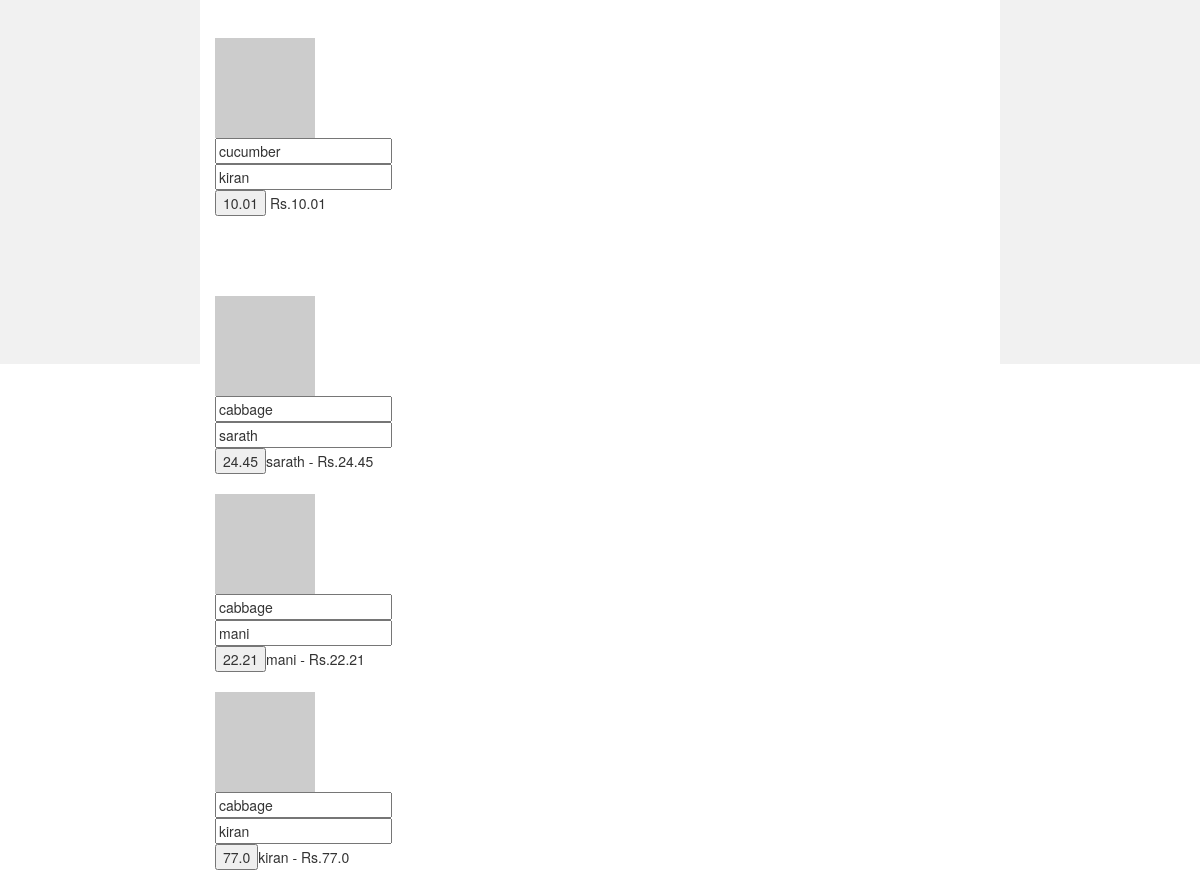
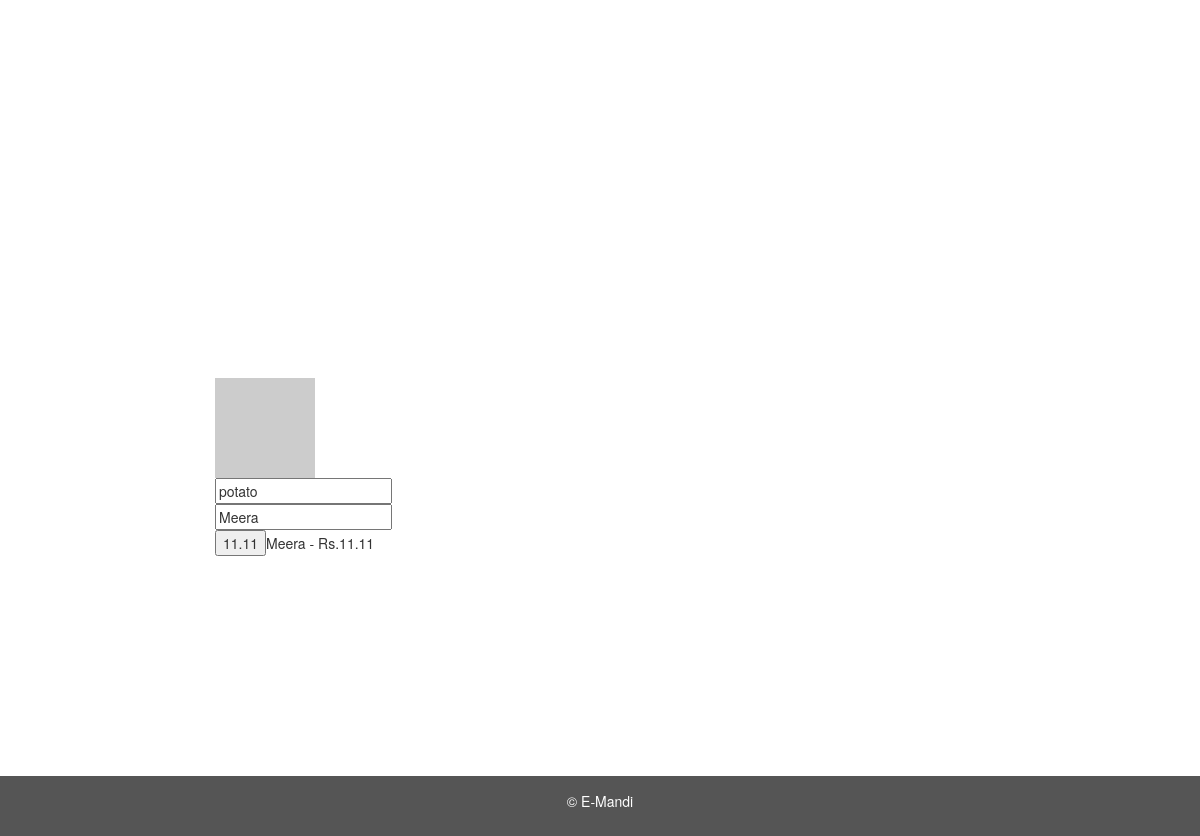
Before: / (lower part) with the older database file (2 pictures, top to bottom).
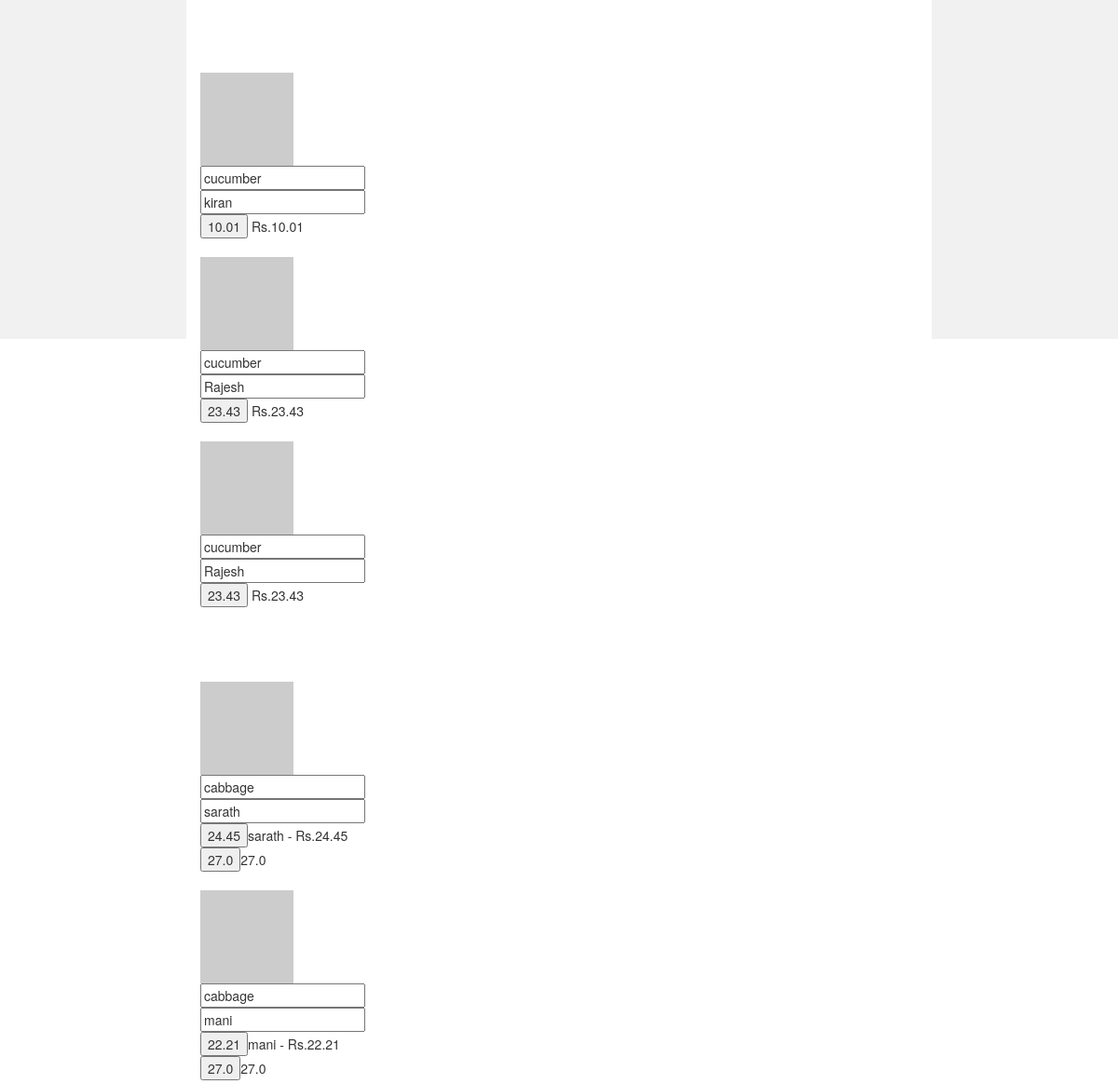
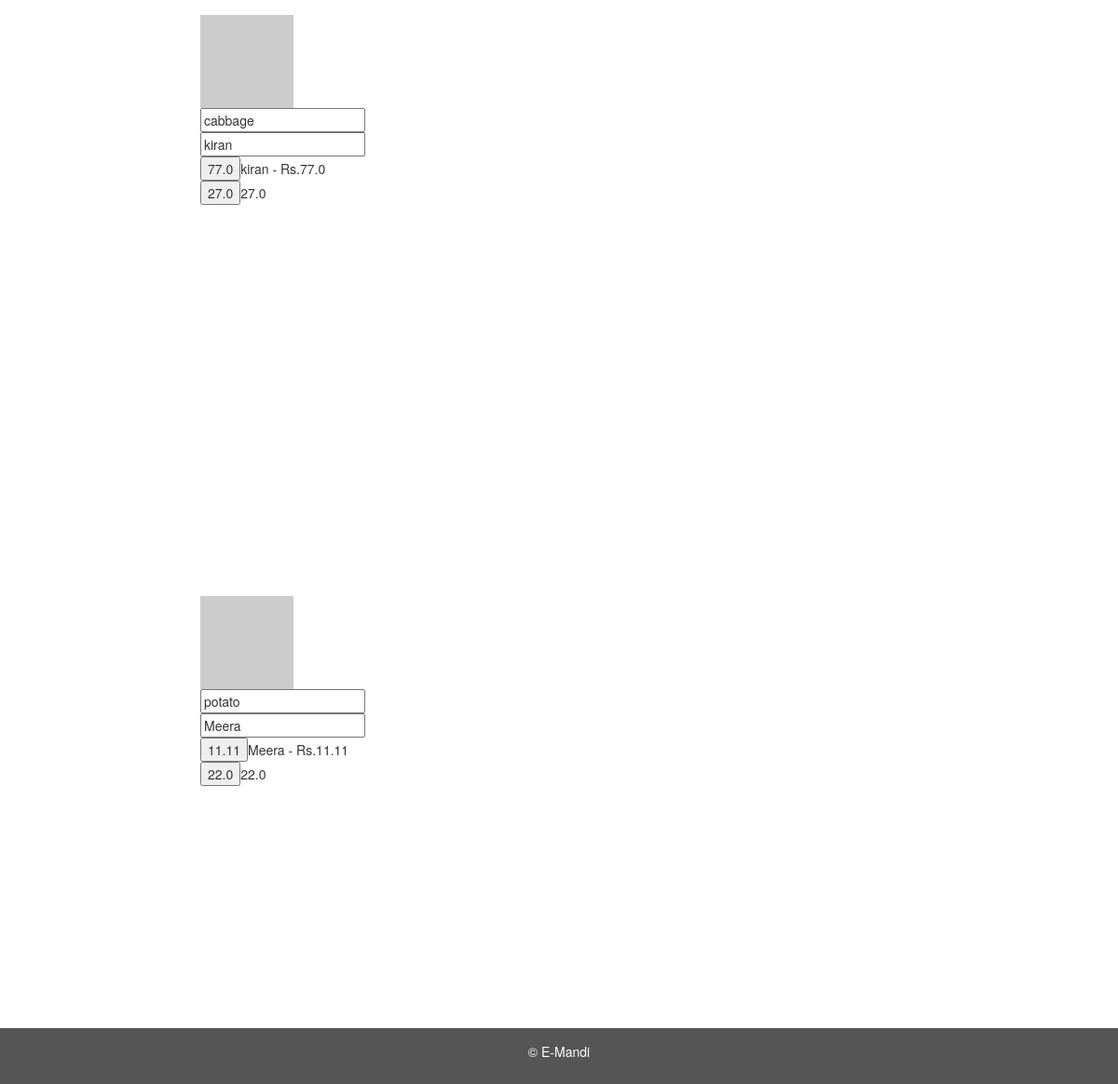
After: the same page with the newer database file (2 pictures, top to bottom).
### models.py (models this page shows, shortened)
class Wholeseller(Base):
    __tablename__ = 'Wholeseller'
    id = db.Column(db.Integer,primary_key=True)
    wholeseller_name = db.Column(db.String(10))
    vegetable_name = db.Column(db.String(60))
    price = db.Column(db.Float)

class Government(Base):
     __tablename__='Government'
     id = db.Column(db.Integer,primary_key=True)
     vegetable_name = db.Column(db.String(60))
     price = db.Column(db.Integer)

### app.py (the view)
@app.route('/')
def home():
    items = Wholeseller.query.all()
    govt = Government.query.all()
    return render_template('pages/index.html',items=items,govt=govt)

### templates/pages/index.html (shortened to what this page needs)
<!DOCTYPE html>
<html lang="en">
<head>
  <link rel="stylesheet" href="https://maxcdn.bootstrapcdn.com/bootstrap/3.3.7/css/bootstrap.min.css">
</head>
<body>
<div class="container-fluid text-center">
  <div class="row content">
    <div class="col-sm-2 sidenav">
    </div>
    <div class="col-sm-8 text-left">
      <div>
	<br>
  <form method=post action="{{url_for('cart')}}">
		<div id='cucumber'>
			{% for item in items %}
			{% if item['vegetable_name'] == 'cucumber' %}
  			<img src="https://placehold.it/100x100"/><br>
  			<input type="text" name="vegetable_name" value="{{ item['vegetable_name'] }}" readonly><br>
  			<input type="text" name="wholeseller_name" value="{{ item['wholeseller_name'] }}" readonly><br>
        <input type="submit" name="vegetable_price" value="{{ item['price'] }}" readonly> Rs.{{ item['price'] }}<br>
			{% endif %}<br>
			{% endfor %}
		</div>
	</form><br>
    <form method=post action="{{url_for('cart')}}">
    <div id='cabbage'>
      {% for item in items %}
      {% if item['vegetable_name'] == 'cabbage' %}
        <img src="https://placehold.it/100x100"/><br>
        <input type="text" name="vegetable_name" value="{{ item['vegetable_name'] }}" readonly><br>
        <input type="text" name="wholeseller_name" value="{{ item['wholeseller_name'] }}" readonly><br>
        <input type="submit" name="vegetable_price" value="{{ item['price'] }}" readonly>{{ item['wholeseller_name'] }} - Rs.{{ item['price'] }}<br>
        {% for vegetable in govt %}
        {% if vegetable['vegetable_name'] == 'cabbage' %}
        <input type="submit" name="govt_price" value="{{ vegetable['price'] }}" readonly>{{ vegetable['price'] }}<br>
        {% endif %}
        {% endfor %}
      {% endif %}<br>
      {% endfor %}
    </div>
  </form><br>
    <form method=post action="{{url_for('cart')}}">
    <div id='potato'>
      {% for item in items %}
      {% if item['vegetable_name'] == 'potato' %}
        <img src="https://placehold.it/100x100"/><br>
        <input type="text" name="vegetable_name" value="{{ item['vegetable_name'] }}" readonly><br>
        <input type="text" name="wholeseller_name" value="{{ item['wholeseller_name'] }}" readonly><br>
        <input type="submit" name="vegetable_price" value="{{ item['price'] }}" readonly>{{ item['wholeseller_name'] }} - Rs.{{ item['price'] }}<br>
        {% for vegetable in govt %}
        {% if vegetable['vegetable_name'] == 'potato' %}
        <input type="submit" name="govt_price" value="{{ vegetable['price'] }}" readonly>{{ vegetable['price'] }}<br>
        {% endif %}
        {% endfor %}
      {% endif %}<br>
      {% endfor %}
    </div>
  </form><br>
	</div>
    </div>
    <div class="col-sm-2 sidenav">
    </div>
  </div>
</div>
<footer class="container-fluid text-center">
  <div class="copy-right">
		<div class="container">
			<p>© E-Mandi</p>
		</div>
	</div>
</footer>
</body>
</html>

### templates/pages/index.html (style rules this page uses)
.row.content { height: 1500px }
.sidenav { padding-top: 20px; background-color: #f1f1f1; height: 100%; }
footer { background-color: #555; color: white; padding: 15px; }

Changed rows visible on the page:
added Wholeseller: vegetable_name "cucumber", wholeseller_name "Rajesh", vegetable_price "23.43", price "23.43"
added Wholeseller: vegetable_name "cucumber", wholeseller_name "Rajesh", vegetable_price "23.43", price "23.43"
added Government: govt_price "27.0", price "27.0"
added Government: govt_price "22.0", price "22.0", shown under Wholeseller "Meera"
